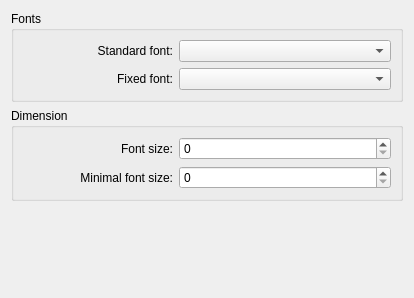
<?xml version="1.0" encoding="UTF-8"?>
<ui version="4.0">
 <class>fonts</class>
 <widget class="QWidget" name="fonts">
  <property name="geometry">
   <rect>
    <x>0</x>
    <y>0</y>
    <width>414</width>
    <height>298</height>
   </rect>
  </property>
  <property name="windowTitle">
   <string>Appearance</string>
  </property>
  <layout class="QVBoxLayout" name="verticalLayout_3">
   <item>
    <widget class="QGroupBox" name="groupBox">
     <property name="title">
      <string>Fonts</string>
     </property>
     <layout class="QFormLayout" name="formLayout">
      <item row="0" column="0">
       <widget class="QLabel" name="label">
        <property name="sizePolicy">
         <sizepolicy hsizetype="Maximum" vsizetype="Preferred">
          <horstretch>0</horstretch>
          <verstretch>0</verstretch>
         </sizepolicy>
        </property>
        <property name="minimumSize">
         <size>
          <width>150</width>
          <height>0</height>
         </size>
        </property>
        <property name="text">
         <string>Standard font:</string>
        </property>
        <property name="alignment">
         <set>Qt::AlignRight|Qt::AlignTrailing|Qt::AlignVCenter</set>
        </property>
       </widget>
      </item>
      <item row="0" column="1">
       <widget class="KFontComboBox" name="kcfg_standardFont">
        <property name="sizePolicy">
         <sizepolicy hsizetype="Expanding" vsizetype="Fixed">
          <horstretch>0</horstretch>
          <verstretch>0</verstretch>
         </sizepolicy>
        </property>
       </widget>
      </item>
      <item row="1" column="0">
       <widget class="QLabel" name="label_2">
        <property name="sizePolicy">
         <sizepolicy hsizetype="Maximum" vsizetype="Preferred">
          <horstretch>0</horstretch>
          <verstretch>0</verstretch>
         </sizepolicy>
        </property>
        <property name="minimumSize">
         <size>
          <width>150</width>
          <height>0</height>
         </size>
        </property>
        <property name="text">
         <string>Fixed font:</string>
        </property>
        <property name="alignment">
         <set>Qt::AlignRight|Qt::AlignTrailing|Qt::AlignVCenter</set>
        </property>
       </widget>
      </item>
      <item row="1" column="1">
       <widget class="KFontComboBox" name="kcfg_fixedFont">
        <property name="sizePolicy">
         <sizepolicy hsizetype="Expanding" vsizetype="Fixed">
          <horstretch>0</horstretch>
          <verstretch>0</verstretch>
         </sizepolicy>
        </property>
       </widget>
      </item>
     </layout>
    </widget>
   </item>
   <item>
    <widget class="QGroupBox" name="groupBox_2">
     <property name="title">
      <string>Dimension</string>
     </property>
     <layout class="QFormLayout" name="formLayout_2">
      <item row="0" column="0">
       <widget class="QLabel" name="label_3">
        <property name="sizePolicy">
         <sizepolicy hsizetype="Preferred" vsizetype="Preferred">
          <horstretch>0</horstretch>
          <verstretch>0</verstretch>
         </sizepolicy>
        </property>
        <property name="minimumSize">
         <size>
          <width>150</width>
          <height>0</height>
         </size>
        </property>
        <property name="text">
         <string>Font size:</string>
        </property>
        <property name="alignment">
         <set>Qt::AlignRight|Qt::AlignTrailing|Qt::AlignVCenter</set>
        </property>
       </widget>
      </item>
      <item row="0" column="1">
       <widget class="QSpinBox" name="kcfg_fontSize">
        <property name="sizePolicy">
         <sizepolicy hsizetype="Expanding" vsizetype="Fixed">
          <horstretch>0</horstretch>
          <verstretch>0</verstretch>
         </sizepolicy>
        </property>
       </widget>
      </item>
      <item row="1" column="0">
       <widget class="QLabel" name="label_4">
        <property name="sizePolicy">
         <sizepolicy hsizetype="Preferred" vsizetype="Preferred">
          <horstretch>0</horstretch>
          <verstretch>0</verstretch>
         </sizepolicy>
        </property>
        <property name="minimumSize">
         <size>
          <width>150</width>
          <height>0</height>
         </size>
        </property>
        <property name="text">
         <string>Minimal font size:</string>
        </property>
        <property name="alignment">
         <set>Qt::AlignRight|Qt::AlignTrailing|Qt::AlignVCenter</set>
        </property>
       </widget>
      </item>
      <item row="1" column="1">
       <widget class="QSpinBox" name="kcfg_minFontSize">
        <property name="sizePolicy">
         <sizepolicy hsizetype="Expanding" vsizetype="Fixed">
          <horstretch>0</horstretch>
          <verstretch>0</verstretch>
         </sizepolicy>
        </property>
       </widget>
      </item>
     </layout>
    </widget>
   </item>
   <item>
    <spacer name="verticalSpacer">
     <property name="orientation">
      <enum>Qt::Vertical</enum>
     </property>
     <property name="sizeHint" stdset="0">
      <size>
       <width>20</width>
       <height>40</height>
      </size>
     </property>
    </spacer>
   </item>
  </layout>
 </widget>
 <customwidgets>
  <customwidget>
   <class>KFontComboBox</class>
   <extends>KComboBox</extends>
   <header>kfontcombobox.h</header>
  </customwidget>
  <customwidget>
   <class>KComboBox</class>
   <extends>QComboBox</extends>
   <header>kcombobox.h</header>
  </customwidget>
 </customwidgets>
 <resources/>
 <connections/>
</ui>
